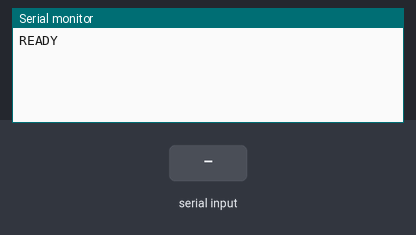
The sketch below on a simulated Arduino Uno, built with avr-gcc and run on an emulated ATmega328P. Shown: the last lines printed to the serial monitor. The test bench sets the inputs (shaded band).

Above: at 1.2 s.
1.3 s: "1:" received over Serial
At 2.8 s:
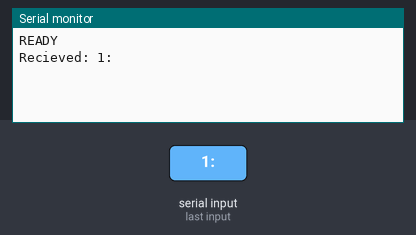
3.8 s: "0:" received over Serial
At 5.2 s:
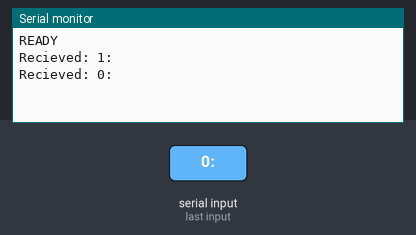
5.3 s: "2:" received over Serial
At 7.0 s:
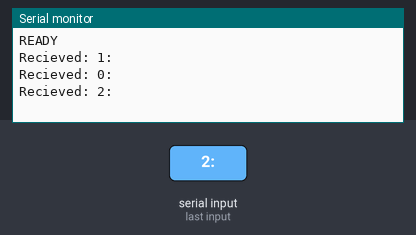

Measured:
- after the input at 1.3 s, the serial monitor: prints a new line after 1.0 s (image 1)
- after the input at 3.8 s, the serial monitor: prints a new line after 1.0 s (image 2)
- after the input at 5.3 s, the serial monitor: prints a new line after 1.0 s (image 3)

The sketch:

serial-test.ino
```cpp
void setup() {
  Serial.begin(9600);
  Serial.println("READY");
}

String header;
String socketEvent;
boolean buttonPressed = true;

void loop() {
  while (Serial.available() > 0) {
    header = Serial.readStringUntil(':');
    socketEvent = Serial.readStringUntil('\n');
    Serial.println("Recieved: " + header + ":" + socketEvent);
    // save socketEvent and then transmit back when button is pressed. then empty socketEvent
  }

  if (buttonPressed && socketEvent != "") {
    Serial.println(socketEvent);
    // activate motor
    socketEvent = "";
  }
}
```
